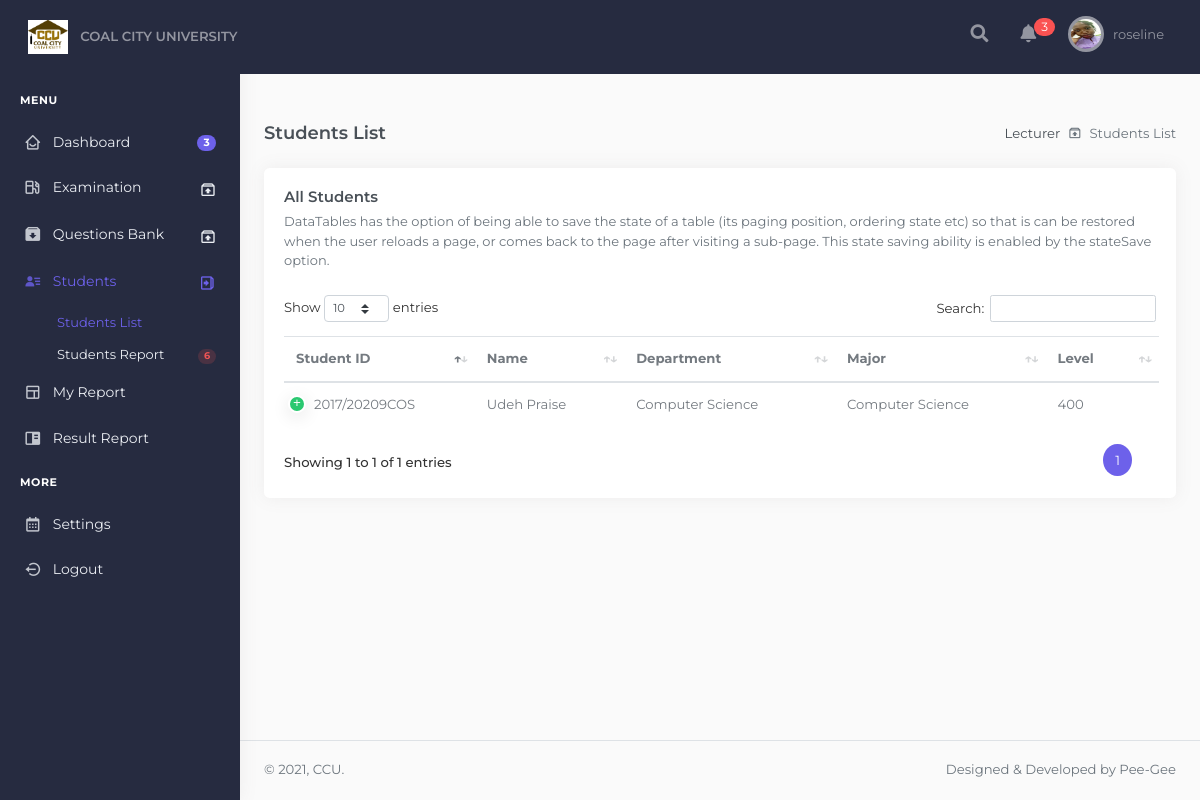
The app's page /lecturer/student-list/ (signed in), older data.
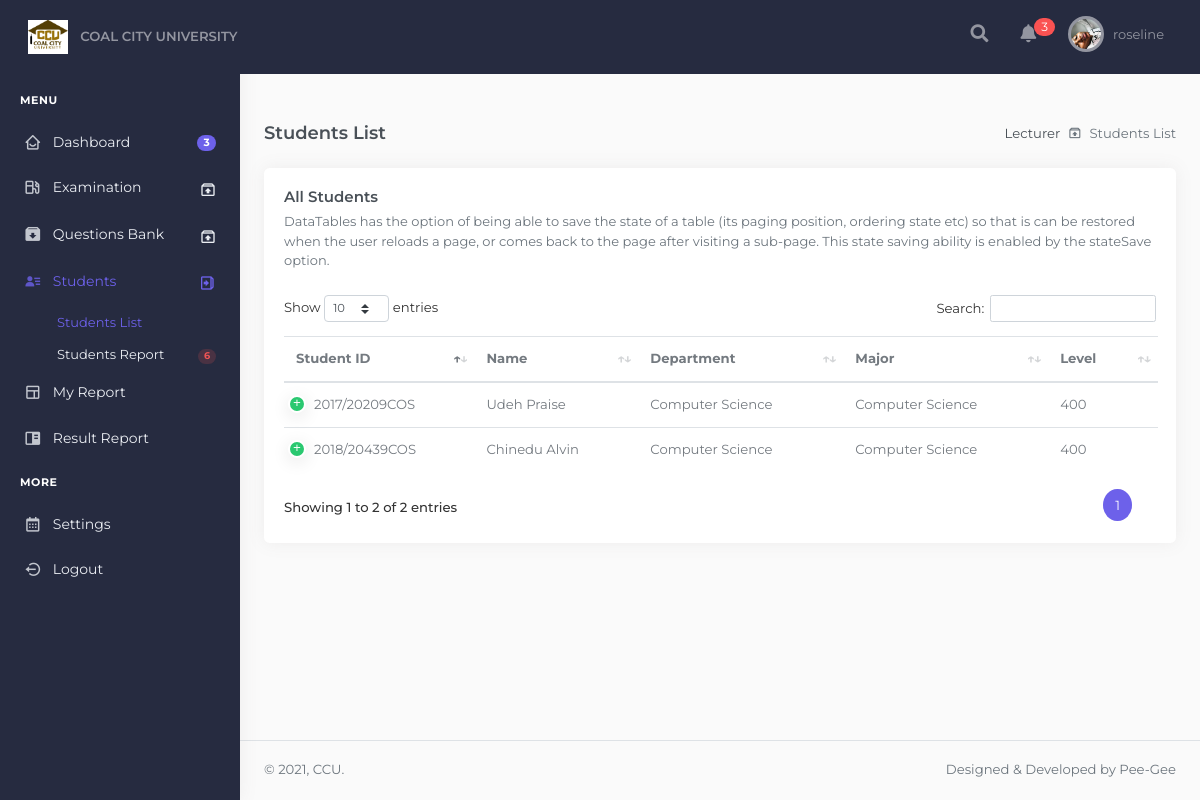
The same page, newer data.
### exam/models.py (models this page shows, shortened)
class Teacher(models.Model):
    id = models.AutoField(primary_key=True)
    name = models.CharField('Name', max_length=20)
    username = models.CharField(
        ('username'), max_length=150, unique=True, error_messages={'unique': ("A user with that username already exists."),
        },
    )
    sex = models.CharField('Gender', max_length=10, choices=SEX, default='Male')
    dept = models.CharField('Department', max_length=100, choices=DEPT, default=None)
    email = models.EmailField('Email', default=None)
    password1 = models.CharField('Password', max_length=20, default='000000')
    password2 = models.CharField('Password2', max_length=20, default='000000')
    objects = models.Manager()
    EMAIL_FIELD = 'email'
    USERNAME_FIELD = 'username'
    set_password = 'password'
    def __str__(self):
        return self.name
    class Meta:
        db_table = 'teacher'
        verbose_name = 'Teacher'
        verbose_name_plural = verbose_name

class Student(models.Model):
    id = models.CharField('Reg No.', max_length=20, primary_key=True)
    name = models.CharField('Name', max_length=50)
    sex = models.CharField('Gender', max_length=10, choices=SEX, default='Male')
    dept = models.CharField('Department', max_length=100, choices=DEPT, default=None)
    major = models.CharField('Major', max_length=100, default=None)
    level = models.CharField('Level', max_length=10, default=None, null=True)
    email = models.EmailField('Email', default=None)
    password1 = models.CharField('Password', max_length=10, default='111111')
    password2 = models.CharField('Password2', max_length=10, default='111111')
    objects = models.Manager()
    EMAIL_FIELD = 'email'
    USERNAME_FIELD = 'name'
    set_password = 'password'
    def __str__(self):
        return self.id
    class Meta:
        db_table = 'student'
        verbose_name = 'student'
        verbose_name_plural = verbose_name

### lecturers/models.py (models this page shows, shortened)
class Profile(models.Model):
    user = models.OneToOneField(Teacher, on_delete=models.CASCADE)
    image = models.ImageField(default='default.png', upload_to='profile_pics')
    coverimage = models.ImageField(default='default.png', upload_to='cover_pics')

### lecturers/views.py (the view)
# urls.py: path('student-list/', views.studentList, name='student_list'),
def studentList(request):
    username = request.session['username']
    teacher = Teacher.objects.get(username=username)
    print("teacher.dept", teacher)
    queryset = Student.objects.filter(dept=teacher.dept)
    print("queryset", queryset)
    if request.GET.keys():
        if request.GET.get('src') != '':
            keyword = request.GET.get('src')
            queryset = Student.objects.filter(Q(brand=keyword.capitalize()) | Q(type=keyword.capitalize()))
    context = {
        'teacher': teacher,
        'queryset': queryset
    }
    return render(request, 'lecturers/student_list.html', context)

### lecturers/templates/lecturers/student_list.html (shortened to what the changed rows need)
{% extends "lecturers/base.html" %}
{% load crispy_forms_tags %}
    {% block content %}
            <div class="main-content">
                <div class="page-content">
                    <div class="container-fluid">
                        <div class="row">
                            <div class="col-12">
                                 <div class="card card-animate">
                                    <div class="card-body">
                                        <h4 class="card-title">All Students</h4>
                                        <p class="card-subtitle mb-4">
                                            DataTables has the option of being able to save the state of a table (its paging position, ordering state etc) so
                                            that is can be restored when the user reloads a page, or comes back to the page after visiting a sub-page. This
                                            state saving ability is enabled by the stateSave option.
                                        </p>
                                        <table id="state-saving-datatable" class="table dt-responsive nowrap">
                                            <thead>
                                                <tr>
                                                    <th> Student ID </th>
                                                    <th> Name </th>
                                                    <th> Department</th>
                                                    <th> Major</th>
                                                    <th> Level</th>
                                                </tr>
                                            </thead>
                                            <tbody>
                                                    {% for student in queryset %}
                                                    <tr class="">
                                                         <td>{{ student.id}}</td>
                                                         <td>{{ student.name }}</td>
                                                         <td>{{ student.dept }}</td>
                                                         <td>{{ student.major }}</td>
                                                         <td>{{ student.level }}</td>
                                                     </tr>
                                                   {% endfor %}
                                            </tbody>
                                        </table>
                                    </div>
                                </div>
                            </div>
                        </div>
                    </div>
                </div>
            </div>
            {% endblock content %}

### lecturers/templates/lecturers/base.html (shortened to what the changed rows need)
{% load static %}
<!doctype html>
<html>
    <head>
        <link href="{% static 'exam/plugins/datatables/dataTables.bootstrap4.css' %}" rel="stylesheet" type="text/css" />
        <link href="{% static 'exam/plugins/datatables/responsive.bootstrap4.css' %}" rel="stylesheet" type="text/css" />
        <link href="{% static 'exam/plugins/datatables/buttons.bootstrap4.css' %}" rel="stylesheet" type="text/css" />
        <link href="{% static 'exam/plugins/datatables/select.bootstrap4.css' %}" rel="stylesheet" type="text/css" />
        <link href="{% static 'exam/plugins/fontawesome5/css/all.min.css' %}" rel="stylesheet" type="text/css" />
        <link href="https://unpkg.com/boxicons@2.0.7/css/boxicons.min.css" rel="stylesheet" type="text/css" />
        <link href="{% static 'exam/plugins/sweetalert2/sweetalert2.min.css' %}" rel="stylesheet" type="text/css">
        <link href="{% static 'exam/toastr.min.css' %}" rel="stylesheet" type="text/css" media="all"/>
        <link href="{% static 'exam/plugins/bootstrap.min.css' %}" rel="stylesheet" type="text/css" />
        <link href="{% static 'exam/style.css' %}" rel="stylesheet" type="text/css" />
        <link href="{% static 'exam/theme.min.css' %}" rel="stylesheet" type="text/css" />
    </head>
    <body>
        <nav class="navbar navbar-expand-lg navbar-dark sticky-top">
            <div class="container-fluid">
              <div class="collapse navbar-collapse" id="navbarSupportedContent">
                <ul class="navbar-nav align-items-center justify-content-xl-center ml-auto">
                    <li class="nav-item dropdown">
                        <a class="nav-link navbar-link waves-effect" href="javascript:void(0)" id="page-header-user-dropdown" data-toggle="dropdown" aria-haspopup="true" aria-expanded="false">
                            <img width="30px" class="rounded-circle header-profile-user" src="{{teacher.profile.image.url}}"  />
                            <span class="d-none d-sm-inline-block ml-1 font-size-13">{{teacher.username}}</span>
                        </a>
                    </li>
                </ul>
              </div>
            </div>
        </nav>
        <div id="layout-wrapper">
            {% block content %}
            {% endblock %}
        </div>
        {% load sweetify%}
    </body>
</html>

Row changes from the older to the newer data that the page shows:
changed through a linked row, Teacher "roseline": profile.image: a different picture
added Student: id "2018/20439COS", name "Chinedu Alvin", dept "Computer Science", major "Computer Science", level "400"
Text that changed along with them:
text written by a page script: "Show entries Search: Showing 1 to 1 of 1 entries 1" → "Show entries Search: Showing 1 to 2 of 2 entries 1"
